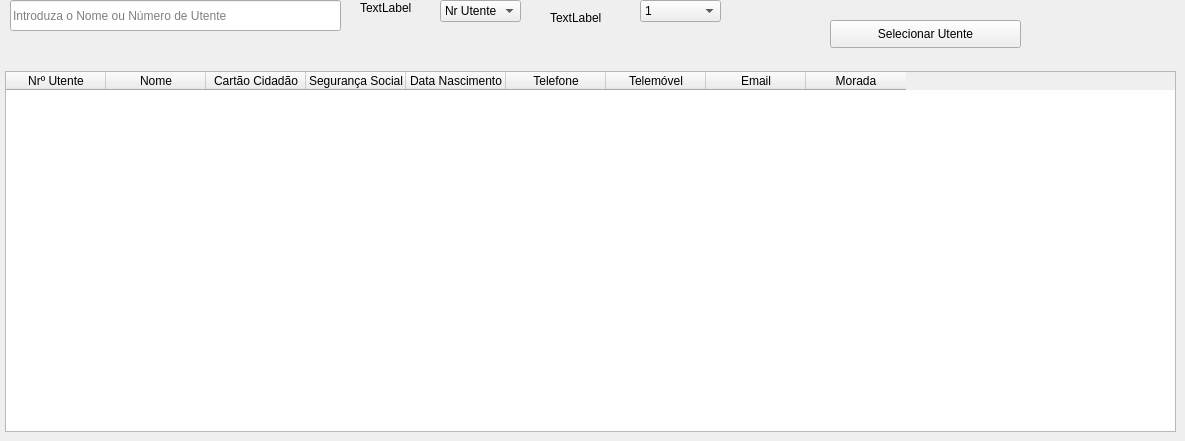
    <widget class="QWidget" name="tab">
     <attribute name="title">
      <string>Procurar</string>
     </attribute>
     <widget class="QTableWidget" name="tableWidget">
      <property name="geometry">
       <rect>
        <x>5</x>
        <y>71</y>
        <width>1171</width>
        <height>361</height>
       </rect>
      </property>
      <property name="maximumSize">
       <size>
        <width>16777215</width>
        <height>16777215</height>
       </size>
      </property>
      <property name="font">
       <font>
        <family>Segoe UI</family>
        <pointsize>9</pointsize>
       </font>
      </property>
      <column>
       <property name="text">
        <string>Nrº Utente</string>
       </property>
      </column>
      <column>
       <property name="text">
        <string>Nome</string>
       </property>
      </column>
      <column>
       <property name="text">
        <string>Cartão Cidadão</string>
       </property>
      </column>
      <column>
       <property name="text">
        <string>Segurança Social</string>
       </property>
      </column>
      <column>
       <property name="text">
        <string>Data Nascimento</string>
       </property>
      </column>
      <column>
       <property name="text">
        <string>Telefone</string>
       </property>
      </column>
      <column>
       <property name="text">
        <string>Telemóvel</string>
       </property>
      </column>
      <column>
       <property name="text">
        <string>Email</string>
       </property>
      </column>
      <column>
       <property name="text">
        <string>Morada</string>
       </property>
      </column>
     </widget>
     <widget class="QPushButton" name="searchPatient">
      <property name="geometry">
       <rect>
        <x>830</x>
        <y>20</y>
        <width>191</width>
        <height>28</height>
       </rect>
      </property>
      <property name="maximumSize">
       <size>
        <width>16777215</width>
        <height>16777215</height>
       </size>
      </property>
      <property name="font">
       <font>
        <family>Segoe UI</family>
        <pointsize>9</pointsize>
       </font>
      </property>
      <property name="text">
       <string>Selecionar Utente</string>
      </property>
     </widget>
     <widget class="QLineEdit" name="lineEdit">
      <property name="geometry">
       <rect>
        <x>10</x>
        <y>0</y>
        <width>331</width>
        <height>31</height>
       </rect>
      </property>
      <property name="maximumSize">
       <size>
        <width>16777215</width>
        <height>16777215</height>
       </size>
      </property>
      <property name="font">
       <font>
        <family>Segoe UI</family>
        <pointsize>9</pointsize>
       </font>
      </property>
      <property name="placeholderText">
       <string>Introduza o Nome ou Número de Utente</string>
      </property>
     </widget>
     <widget class="QComboBox" name="comboBox">
      <property name="geometry">
       <rect>
        <x>440</x>
        <y>0</y>
        <width>81</width>
        <height>22</height>
       </rect>
      </property>
      <property name="maximumSize">
       <size>
        <width>16777215</width>
        <height>16777215</height>
       </size>
      </property>
      <property name="font">
       <font>
        <family>Segoe UI</family>
        <pointsize>9</pointsize>
       </font>
      </property>
      <item>
       <property name="text">
        <string>Nr Utente</string>
       </property>
      </item>
      <item>
       <property name="text">
        <string>Nome</string>
       </property>
      </item>
     </widget>
     <widget class="QComboBox" name="comboBox_2">
      <property name="geometry">
       <rect>
        <x>640</x>
        <y>0</y>
        <width>81</width>
        <height>22</height>
       </rect>
      </property>
      <property name="maximumSize">
       <size>
        <width>16777215</width>
        <height>16777215</height>
       </size>
      </property>
      <property name="font">
       <font>
        <family>Segoe UI</family>
        <pointsize>9</pointsize>
       </font>
      </property>
      <item>
       <property name="text">
        <string>1</string>
       </property>
      </item>
      <item>
       <property name="text">
        <string>2</string>
       </property>
      </item>
      <item>
       <property name="text">
        <string>3</string>
       </property>
      </item>
     </widget>
     <widget class="QLabel" name="label">
      <property name="geometry">
       <rect>
        <x>360</x>
        <y>0</y>
        <width>55</width>
        <height>16</height>
       </rect>
      </property>
      <property name="maximumSize">
       <size>
        <width>16777215</width>
        <height>16777215</height>
       </size>
      </property>
      <property name="font">
       <font>
        <family>Segoe UI</family>
        <pointsize>9</pointsize>
       </font>
      </property>
      <property name="text">
       <string>TextLabel</string>
      </property>
     </widget>
     <widget class="QLabel" name="label_2">
      <property name="geometry">
       <rect>
        <x>550</x>
        <y>10</y>
        <width>55</width>
        <height>16</height>
       </rect>
      </property>
      <property name="maximumSize">
       <size>
        <width>16777215</width>
        <height>16777215</height>
       </size>
      </property>
      <property name="font">
       <font>
        <family>Segoe UI</family>
        <pointsize>9</pointsize>
       </font>
      </property>
      <property name="text">
       <string>TextLabel</string>
      </property>
     </widget>
    </widget>
